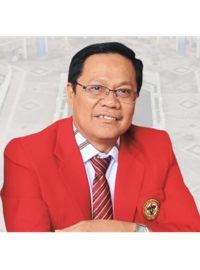
#> input picture crop_0.png, 200 x 270 px, given in place of Dekan Fakultas Teknik Unhas.png, which was not available
$ python slice_unhas.py
#> lines starting #> are read from the running program, lines starting #| are printed output that depends on the picture
from PIL import Image

img = Image.open(r"Foto foto\Welcoming speech\Dekan Fakultas Teknik Unhas.png")
#> img is the input picture: PIL image 200x270 RGBA; mean R, G, B, A 150.6, 98.7, 95.6, 185
print("Original size:", img.size)
#| Original size: (200, 270)

# Let's save 4 crops across horizontal axis to see where the Dean's portrait is
w, h = img.size
#> w = 200; h = 270
for i in range(4):
    crop = img.crop((i * w // 4, 0, (i + 1) * w // 4, h))
    crop.resize((200, 200 * h // (w // 4))).save(f"crop_{i}.png")
    print(f"Saved crop_{i}.png")
#> this loop made 4 passes
#> pass 1, `crop = img.crop((i * w // 4, 0, (i + 1) * w // 4, h))`:
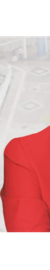
#> crop: PIL image 50x270 RGBA; mean R, G, B, A 158.6, 104.8, 104.7, 185; transparent parts drawn white
#> pass 1, `crop.resize((200, 200 * h // (w // 4))).save(f"crop_{i}.png")`:
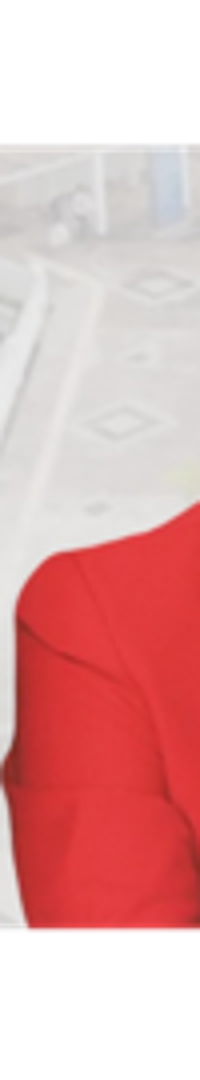
#> saved as crop_0.png: PIL image 200x1080 RGBA; mean R, G, B, A 159.4, 105.4, 105.3, 185; transparent parts drawn white
#> pass 2, `crop = img.crop((i * w // 4, 0, (i + 1) * w // 4, h))`:
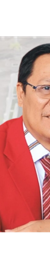
#> crop: PIL image 50x270 RGBA; mean R, G, B, A 149.7, 92.1, 87.5, 185; transparent parts drawn white
#> pass 2, `crop.resize((200, 200 * h // (w // 4))).save(f"crop_{i}.png")`:
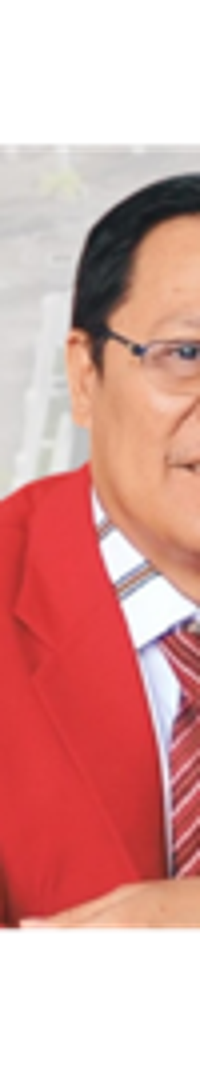
#> saved as crop_1.png: PIL image 200x1080 RGBA; mean R, G, B, A 150.5, 92.9, 88.2, 185; transparent parts drawn white
#> after the loop:
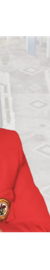
#> crop: PIL image 50x270 RGBA; mean R, G, B, A 157.4, 114.9, 113.7, 185; transparent parts drawn white

$ run again, on Foto foto/Welcoming speech/1.png
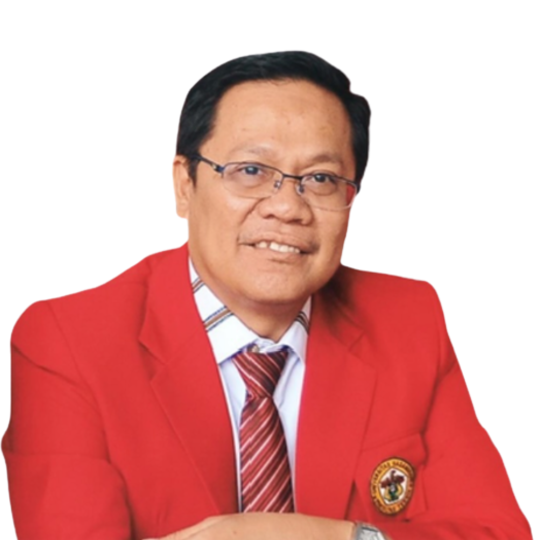
#> input picture Foto foto/Welcoming speech/1.png, 1080 x 1080 px, given in place of Dekan Fakultas Teknik Unhas.png, which was not available (shown at 1/2 size)
#> img is the input picture: PIL image 1080x1080 RGB; mean R, G, B 224.3, 161.8, 158.6
#| Original size: (1080, 1080)
#> the loop `for i in range(4):` made 4 passes
#> pass 1, `crop = img.crop((i * w // 4, 0, (i + 1) * w // 4, h))`:
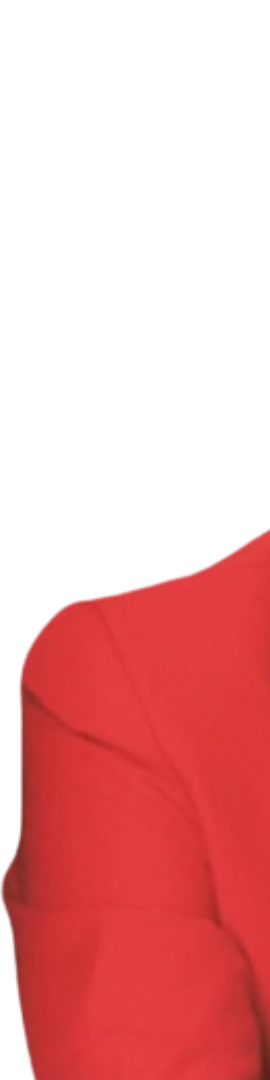
#> crop: PIL image 270x1080 RGB; mean R, G, B 237.5, 170.7, 171.2
#> after the loop `for i in range(4):`:
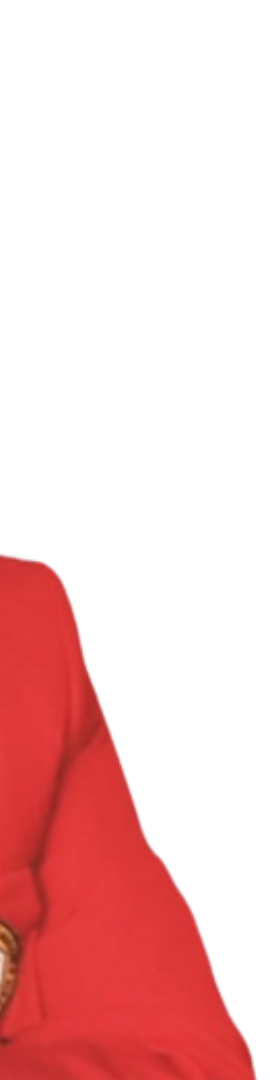
#> crop: PIL image 270x1080 RGB; mean R, G, B 244.2, 201.9, 201.8

$ run again, on Foto foto/Welcoming speech/2.png
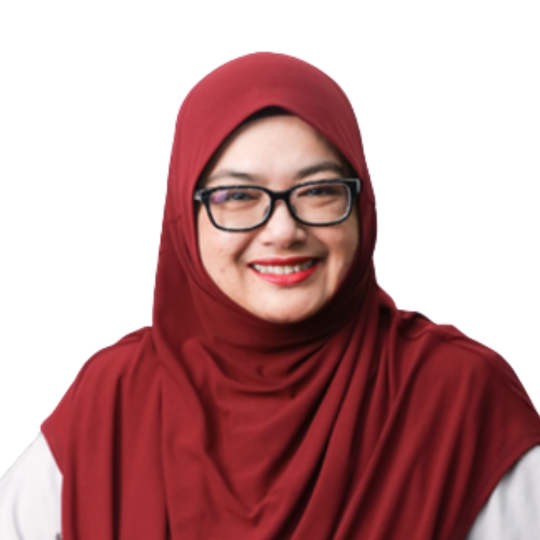
#> input picture Foto foto/Welcoming speech/2.png, 1080 x 1080 px, given in place of Dekan Fakultas Teknik Unhas.png, which was not available (shown at 1/2 size)
#> img is the input picture: PIL image 1080x1080 RGB; mean R, G, B 191.6, 151.3, 152.5
#| Original size: (1080, 1080)
#> the loop `for i in range(4):` made 4 passes
#> pass 1, `crop = img.crop((i * w // 4, 0, (i + 1) * w // 4, h))`:
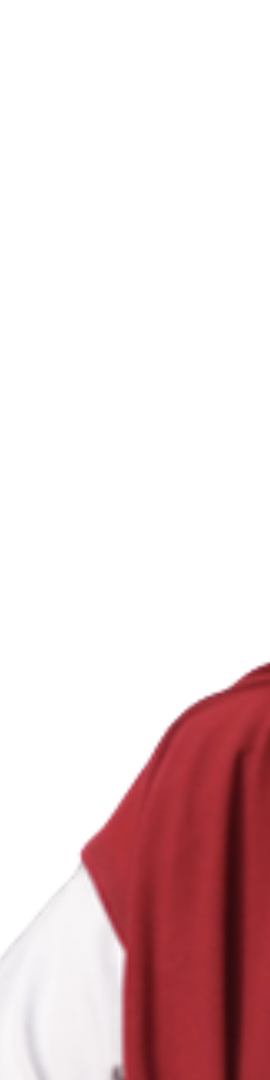
#> crop: PIL image 270x1080 RGB; mean R, G, B 233.3, 212, 213.5
#> after the loop `for i in range(4):`:
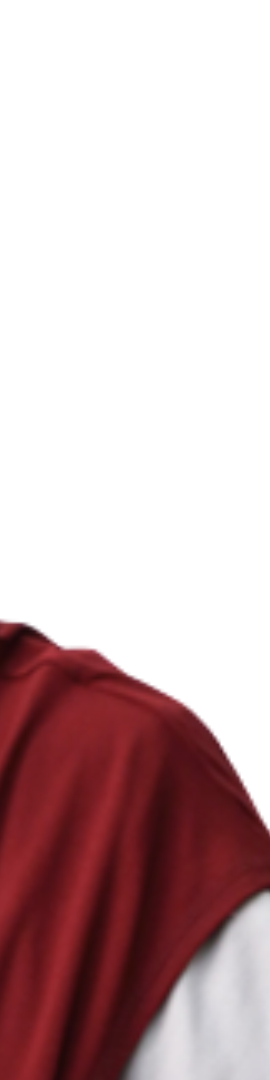
#> crop: PIL image 270x1080 RGB; mean R, G, B 205.9, 182.3, 184
